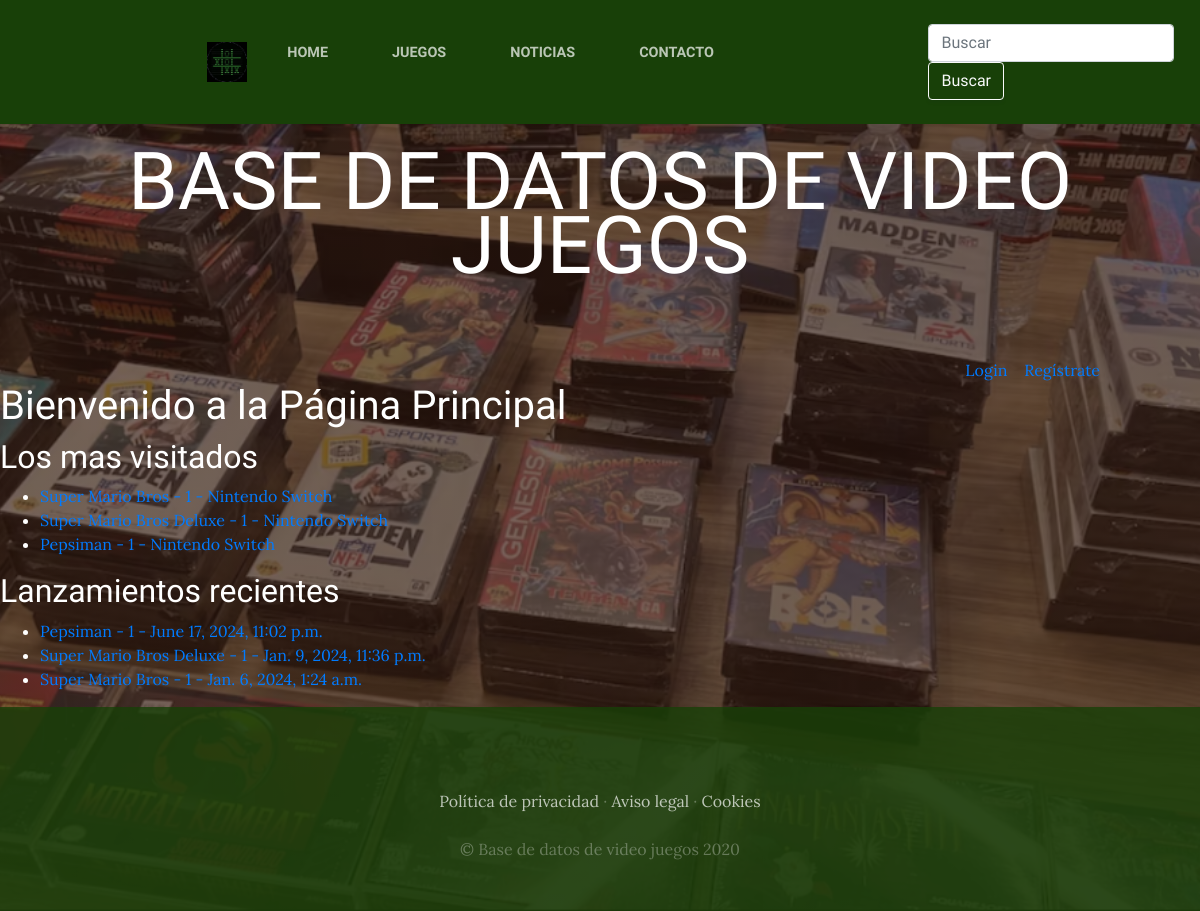
/home/, run on an earlier commit of the app's database.
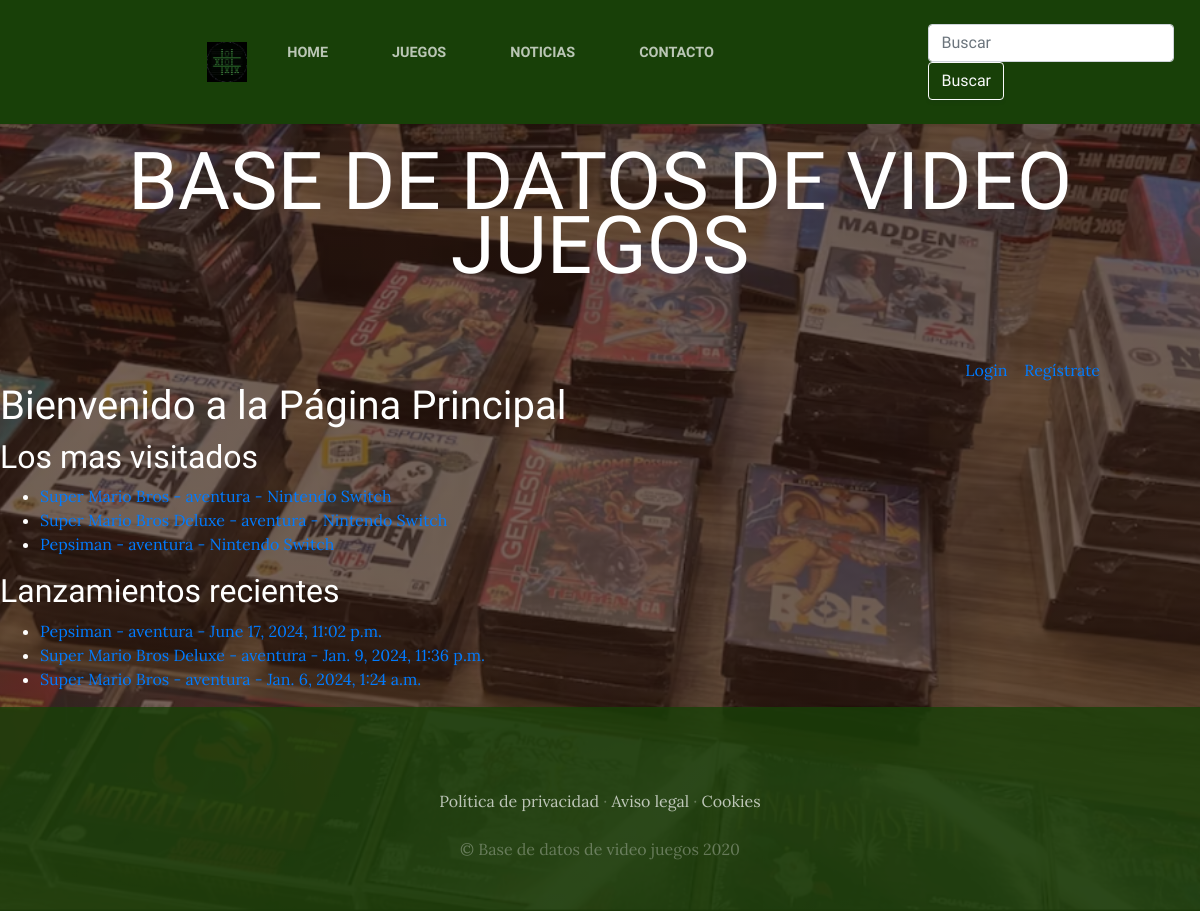
And on a later commit of the database.
### juegos/models.py (models this page shows, shortened)
class Juego(models.Model):
    nombre=models.CharField(max_length=50)
    plataforma=models.CharField(max_length=50)
    id_genero=models.CharField(max_length=50)
    creado=models.DateTimeField(auto_now_add=True)
    descripcion=models.CharField(max_length=200)
    imagen=models.ImageField(upload_to='juegos')
    class Meta:
        verbose_name='juego'
        verbose_name_plural='juegos'

### home/views.py (the view)
# urls.py: 2. Add a URL to urlpatterns:  path('', views.home, name='home')
def home(request):
    juegosMasVisualizados = Juego.objects.annotate(num_clicks=Sum('click_count__count')).order_by('-num_clicks')[:10]
    juegos10 = Juego.objects.all()[:10]  # Obtener los primeros 10 juegos
    juegosRecientes = Juego.objects.all().order_by('-creado')[:10]  # Obtener los primeros 10 juegos ordenados por fecha más reciente
    context = {
        'juegosMasVisualizados': juegosMasVisualizados,
        'juegos10': juegos10,
        'juegosRecientes': juegosRecientes,
    }
    return render(request, "home/home.html",  context)

### home/templates/home/home.html
{% extends "ProyectoWebApp/base.html" %}
{% load static %}
{% block content %}
    <div class="container1">
        <h1 style="color: white;">Bienvenido a la Página Principal</h1>
        <div class="container2">
              <h2 style="color: white;">Los mas visitados</h2>
                <ul style="color: white;">
                  {% for juego in juegosMasVisualizados %}
                      <li><a href="{% url 'game_detail' juego.id %}">{{ juego.nombre }} - {{ juego.id_genero }} - {{ juego.plataforma }}</a></li>
                  {% endfor %}
              </ul>
        </div>
        <div class="container3">
            <h2 style="color: white;">Lanzamientos recientes</h2>
              <ul style="color: white;">
                {% for juegos in juegosRecientes %}
                     <li><a href="{% url 'game_detail' juegos.id %}">{{ juegos.nombre }} - {{ juegos.id_genero }} - {{ juegos.creado }}</a></li>
                {% endfor %}
            </ul>
        </div>
    </div>
{% endblock %}

### ProyectoWebApp/templates/ProyectoWebApp/base.html (shortened to what this page needs)
{% load static %}
<html>
<head>
    <link href="{% static '/ProyectoWebApp/vendor/bootstrap/css/bootstrap.min.css' %}" rel="stylesheet">
    <link href="{% static '/ProyectoWebApp/css/gestion.css' %}" rel="stylesheet">
</head>
<body>
    <h1 class="site-heading text-center text-white d-none d-lg-block">
        <span class="site-heading-lower">Base de datos de video juegos</span>
      </h1>
      <div style="text-align: right; margin-right:100px; color:white ;">
      {% if user.is_authenticated %}
      Hola {{ user.username }} &nbsp;&nbsp;<a href="{% url 'cerrar_sesion' %}" style="color: white;">Cerrar sesion</a>
      {% else %}
      <a href="{% url 'logear'%}">Login</a> &nbsp;&nbsp; <a href="{% url 'Autenticacion'%}">Regístrate</a>
      {% endif %}
    </div>
 <nav class="navbar navbar-expand-lg navbar-dark py-lg-4 fixed-top" id="mainNav">
    <div class="container">
      <div class="collapse navbar-collapse" id="navbarResponsive">
        <ul class="navbar-nav mx-auto">
          <li>
            <a class="nav-link text-uppercase text-expanded" href="{%  url 'Home' %}">
            <img src="{% static 'ProyectoWebApp/img/oxo.jpg' %}" alt="hola" style="height: 40px; width: auto; vertical-align: middle;">
            </a>
        </li>
          <li class="nav-item {% if request.path == '/' %}active{% endif %} px-lg-4">
            <a class="nav-link text-uppercase text-expanded" href="{%  url 'Home' %}">Home</a>
          </li>
          <li class="nav-item {% if request.path == '/juegos/' %}active{% endif %} px-lg-4">
            <a class="nav-link text-uppercase text-expanded" href="{%  url 'Juegos' %}">Juegos</a>
          </li>
          <li class="nav-item {% if request.path == '/noticias/' %}active{% endif %} px-lg-4">
            <a class="nav-link text-uppercase text-expanded" href="{%  url 'Noticias' %}">Noticias</a>
          </li>
          <li class="nav-item {% if request.path == '/contacto/' %}active{% endif %} px-lg-4">
            <a class="nav-link text-uppercase text-expanded" href="{%  url 'Contacto' %}">Contacto</a>
          </li>
        </ul>
      </div>
    </div>
    <form class="form-inline my-2 my-lg-0" action="{% url 'buscar' %}" method="GET">
      <input class="form-control mr-sm-2" type="search" placeholder="Buscar" aria-label="Buscar" name="q">
      <button class="btn btn-outline-light my-2 my-sm-0" type="submit">Buscar</button>
    </form>
  </nav>
{% block content %}
{% endblock %}
    <footer class="footer text-faded text-center py-5">
      <div class="container">
        <p class="m-0 mbt">
        	<a href="sample.html" class="link">Política de privacidad</a> ·
        	<a href="sample.html" class="link">Aviso legal</a> ·
        	<a href="sample.html" class="link">Cookies</a>
		</p>
        <p class="m-0 mbt1">&copy; Base de datos de video juegos 2020</p>
      </div>
	</footer>
</body>
</html>

### ProyectoWebApp/static/ProyectoWebApp/css/gestion.css (style rules this page uses)
body { font-family: 'Lora'; background: linear-gradient(rgba(47, 23, 15, 0.65), rgba(47, 23, 15, 0.65)), url("../img/imagen4.png"); background-attachment: fixed; background-position: center; background-size: cover; }
h1, h2, h3, h4, h5, h6 { font-family: 'Raleway'; }
p { line-height: 1.75; }
.text-faded { color: rgba(255, 255, 255, 0.3); }
.site-heading { margin-top: 5rem; margin-bottom: 5rem; text-transform: uppercase; line-height: 1; font-family: 'Raleway'; }
.site-heading .site-heading-lower { font-size: 5rem; font-weight: 100; line-height: 4rem; }
#mainNav { background-color: rgba(24, 64, 8); font-family: 'Raleway'; }
#mainNav .navbar-nav .nav-item .nav-link { color: rgba(255, 255, 255, 0.7); font-weight: 800; }
@media (min-width: 992px) { #mainNav .navbar-nav .nav-item .nav-link { font-size: 0.9rem; } }
.footer { background-color: rgba(24, 64, 8, 0.8); }
.btn { box-shadow: 0px 3px 3px 0px rgba(33, 37, 41, 0.1); }
.mbt { padding-top: 2rem; }
.mbt1 { padding-top: 1.25rem; }
a.link { color: rgba(255, 255, 255, 0.7); }

### ProyectoWebApp/templates/ProyectoWebApp/base.html (style rules this page uses)
body { padding-top: 70px; }

What changed in the data, as far as the page shows it:
changed Juego "Super Mario Bros": id_genero (not shown) → "aventura"; id_genero "1" → "aventura"
changed Juego "Super Mario Bros Deluxe": id_genero "1" → "aventura"
changed Juego "Pepsiman": id_genero "1" → "aventura"
